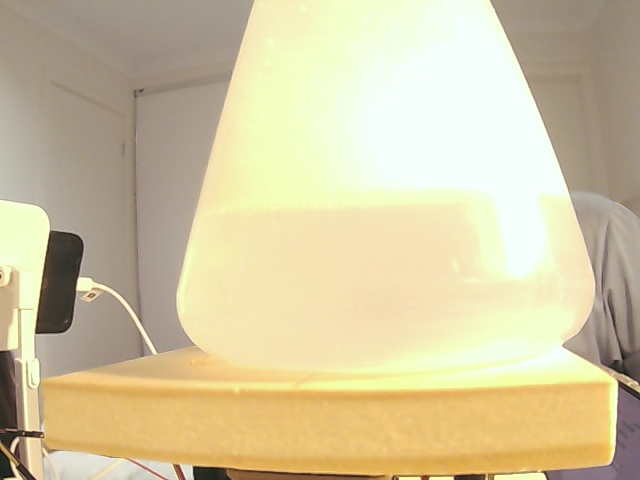
#> input picture User Interface/UI Appication using Tkinter/image1.jpg, 640 x 480 px
$ python -i Utils.py   (imports and definitions only)
#> lines starting #> are read from the running program, lines starting #| are printed output that depends on the picture; after the words box and inside, x2 and y2 are one past the last pixel; in counts of white or black regions, pixels touching at a corner belong together
#> further down, picture is the input picture: shape (480, 640, 3); mean B, G, R 161.3, 198.4, 210.6
import cv2
import numpy as np

def getContours(img,cThr=[100,100],showCanny=False,minArea=1000,filter=0,draw =False):

    #Modify image to make it grayscale and increase resolution to detect the contours better
#> called with showCanny = False, minArea = 1000, filter = 0, draw = False
    imgGray = cv2.cvtColor(img,cv2.COLOR_BGR2GRAY)
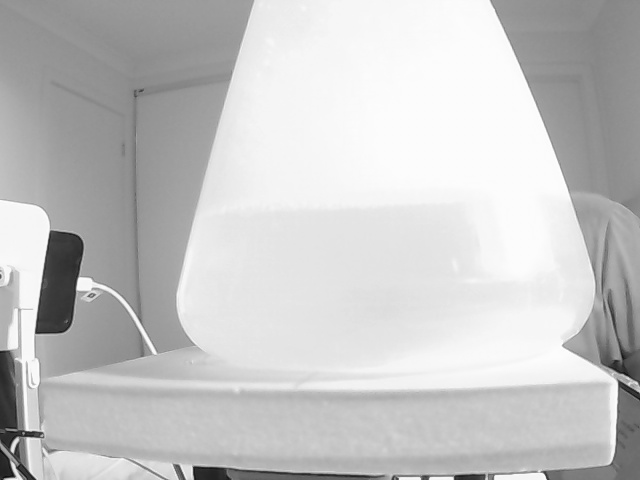
#> imgGray: shape (480, 640); min 11, max 254, mean 197.9
    imgBlur = cv2.GaussianBlur(imgGray,(5,5),1)
    imgCanny = cv2.Canny(imgBlur,cThr[0],cThr[1])
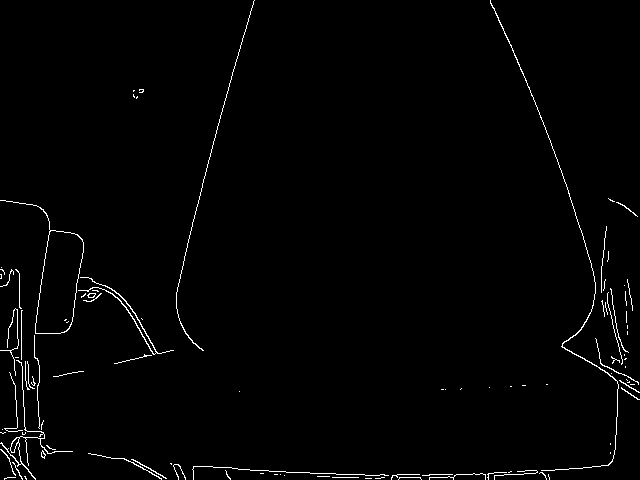
#> imgCanny: shape (480, 640); 1.4% white in thin lines or dots
    kernel = np.ones((5,5))
    imgDial = cv2.dilate(imgCanny,kernel,iterations=3)
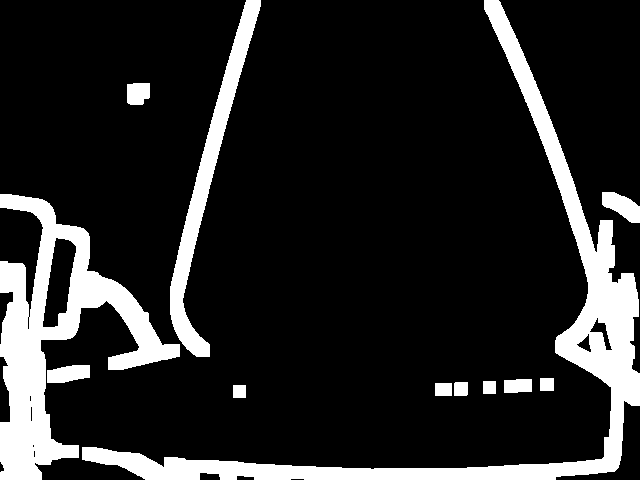
#> imgDial: shape (480, 640); 15.2% white; 12 white regions, largest, box (x1, y1, x2, y2) and area: (82, 0, 640, 480) 21110, (0, 194, 180, 480) 16658, (170, 0, 261, 357) 5918
    imgThre = cv2.erode(imgDial,kernel,iterations=2)
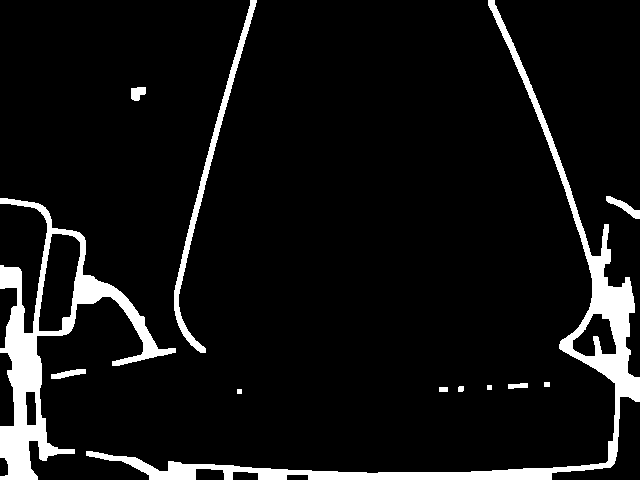
#> imgThre: shape (480, 640); 7.8% white; 12 white regions

    # Finding initial contour
    if showCanny:cv2.imshow('Canny',imgThre)
    contours,hiearchy = cv2.findContours(imgThre,cv2.RETR_EXTERNAL,cv2.CHAIN_APPROX_SIMPLE)
#> contours = 12 contours, 2 with area under 20; largest, box (x1, y1, x2, y2) and area: (0, 198, 176, 480) 11978, (86, 0, 640, 480) 11338, (174, 0, 257, 353) 1850, (606, 196, 640, 219) 225, (51, 369, 86, 379) 156; hiearchy = [[1, -1, -1, -1], [2, 0, -1, -1], [3, 1, -1, -1], [4, 2, -1, -1], [5, 3, -1, -1], [6, 4, -1, -1], [7, 5, -1, -1], [8, 6, -1, -1], [9, 7, -1, -1], [10, 8, -1, -1], [11, 9, -1, -1], [-1, 10, -1, -1]]
    finalCountours = []

    # Finding contour of reference plane and object
    for i in contours:
        area = cv2.contourArea(i)
        if area > minArea:
            peri = cv2.arcLength(i,True)
            approx = cv2.approxPolyDP(i,0.02*peri,True)
            bbox = cv2.boundingRect(approx)
            if filter > 0:
                if len(approx) == filter:
                    finalCountours.append([len(approx),area,approx,bbox,i])
            else:
                finalCountours.append([len(approx),area,approx,bbox,i])
#> this loop made 12 passes
#> (area, peri, approx, bbox) on pass 12: (1849.5, 803.1, [[256, 0], [174, 290], [200, 352], [178, 294]], (174, 0, 83, 353))
#> (area, peri, bbox) on passes 8, 11: (11977.5, 1428.3, (0, 198, 176, 282)), (11337.5, 2400.3, (86, 0, 544, 464))
#> after the loop, finalCountours = 3 items
    finalCountours = sorted(finalCountours,key = lambda x:x[1] ,reverse= True)

    #Drawing contour on image
    if draw:
        for con in finalCountours:
            cv2.drawContours(img,con[4],-1,(0,0,255),3)
    return img, finalCountours


# reorder function reorders the points in descending order
def reorder(myPoints):

    myPointsNew = np.zeros_like(myPoints)
    myPoints = myPoints.reshape((4,2))
    add = myPoints.sum(1)
    myPointsNew[0] = myPoints[np.argmin(add)]
    myPointsNew[3] = myPoints[np.argmax(add)]
    diff = np.diff(myPoints,axis=1)
    myPointsNew[1]= myPoints[np.argmin(diff)]
    myPointsNew[2] = myPoints[np.argmax(diff)]
    return myPointsNew


def warpImg (img,points,w,h,pad=20):

    points =reorder(points)
    pts1 = np.float32(points)
    pts2 = np.float32([[0,0],[w,0],[0,h],[w,h]])

    matrix = cv2.getPerspectiveTransform(pts1,pts2)
    imgWarp = cv2.warpPerspective(img,matrix,(w,h))

    # imgWarp is the image that is obtained when we remove edges and add padding. The padding does not affect the calculations
    imgWarp = imgWarp[pad:imgWarp.shape[0]-pad,pad:imgWarp.shape[1]-pad]
    return imgWarp

# findDis returns the distance in between pts1 and pts2 in mm
def findDis(pts1,pts2):
    return ((pts2[0]-pts1[0])**2 + (pts2[1]-pts1[1])**2)**0.5

>>> import cv2
>>> picture = cv2.imread('User Interface/UI Appication using Tkinter/image1.jpg')
>>> result = getContours(picture)

$ run again, on User Interface/UI Appication using Tkinter/image2.jpg
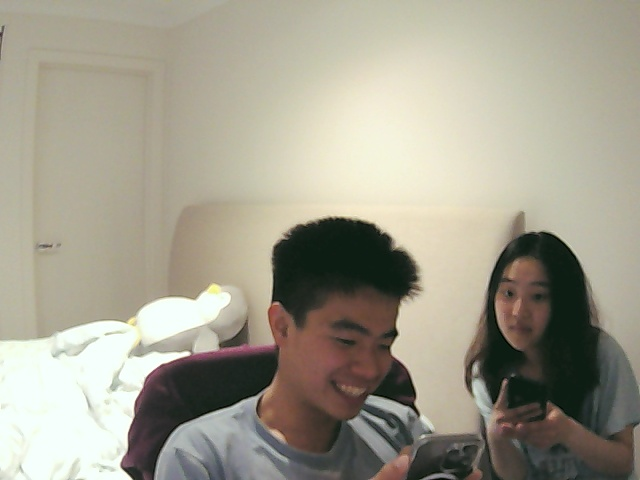
#> input picture User Interface/UI Appication using Tkinter/image2.jpg, 640 x 480 px
#> picture is the input picture: shape (480, 640, 3); mean B, G, R 141.8, 157.3, 161.4
#> in getContours, `imgCanny = cv2.Canny(imgBlur,cThr[0],cThr[1])`:
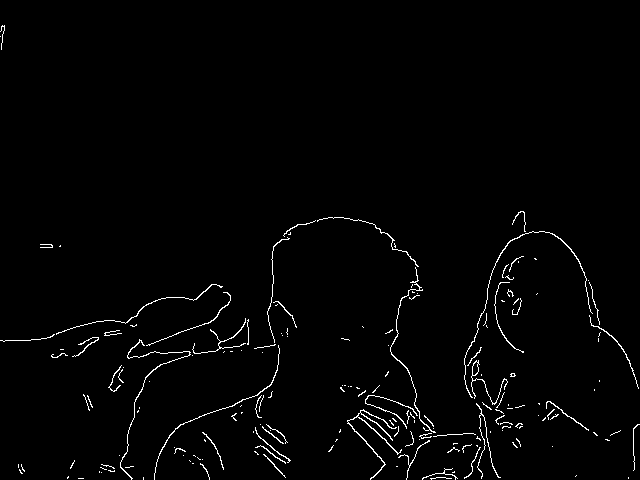
#> imgCanny: shape (480, 640); 1.7% white in thin lines or dots
#> imgDial: shape (480, 640); 20.6% white; 13 white regions, largest, box (x1, y1, x2, y2) and area: (0, 205, 640, 480) 56636, (532, 395, 640, 480) 3008, (77, 388, 99, 417) 535
#> in getContours, `imgThre = cv2.erode(imgDial,kernel,iterations=2)`:
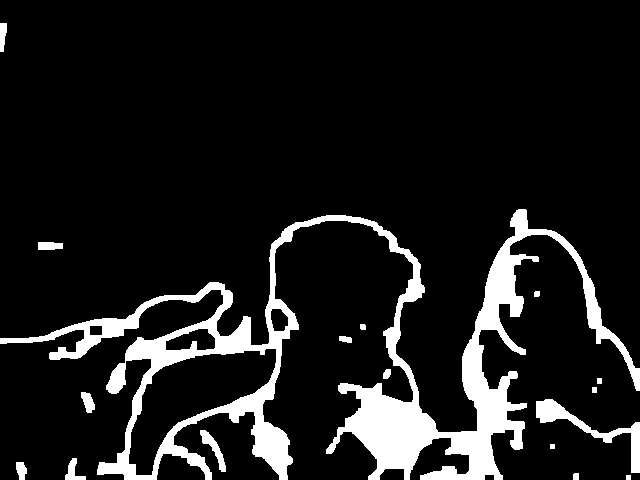
#> imgThre: shape (480, 640); 11% white; 17 white regions
#> contours = 17 contours, 2 with area under 20; largest, box (x1, y1, x2, y2) and area: (0, 209, 640, 480) 37706, (536, 399, 640, 473) 1322, (200, 430, 226, 472) 296, (65, 458, 86, 480) 172, (81, 392, 95, 413) 164; hiearchy = 17 rows, first 6: [1, -1, -1, -1], [2, 0, -1, -1], [3, 1, -1, -1], [4, 2, -1, -1], [5, 3, -1, -1], [6, 4, -1, -1]
#> the loop in getContours, `for i in contours:` made 17 passes
#> (area, peri, bbox) on passes 7, 16: (1322.5, 358.1, (536, 399, 104, 74)), (37706, 4953.5, (0, 209, 640, 271))
#> after the loop in getContours, `for i in contours:`: finalCountours = 2 items

$ run again, on User Interface/UI Appication using Tkinter/image3.jpg
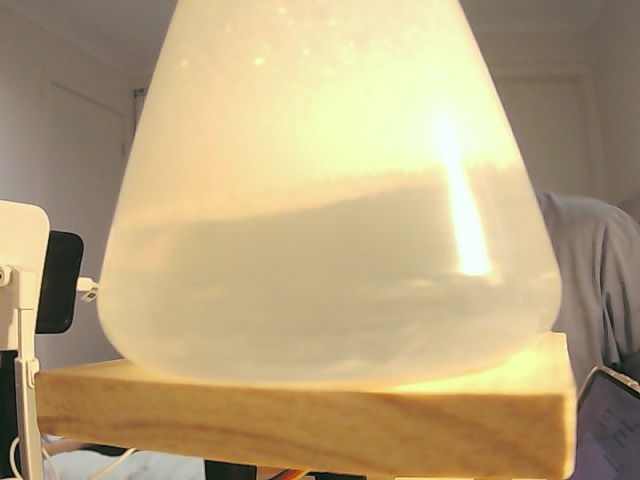
#> input picture User Interface/UI Appication using Tkinter/image3.jpg, 640 x 480 px
#> picture is the input picture: shape (480, 640, 3); mean B, G, R 126.2, 164.2, 183.9
#> in getContours, `imgCanny = cv2.Canny(imgBlur,cThr[0],cThr[1])`:
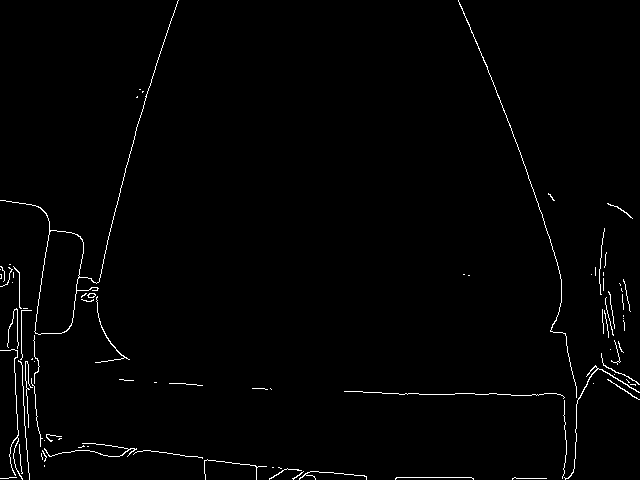
#> imgCanny: shape (480, 640); 1.3% white in thin lines or dots
#> imgDial: shape (480, 640); 15.4% white; 9 white regions, largest, box (x1, y1, x2, y2) and area: (0, 0, 373, 480) 25072, (338, 0, 640, 480) 18414, (148, 376, 209, 392) 817
#> in getContours, `imgThre = cv2.erode(imgDial,kernel,iterations=2)`:
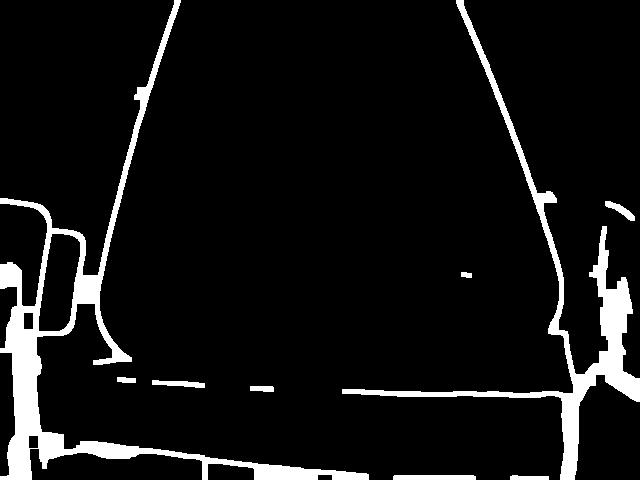
#> imgThre: shape (480, 640); 7.9% white; 9 white regions
#> contours = 9 contours; largest, box (x1, y1, x2, y2) and area: (0, 0, 369, 480) 15433, (342, 0, 640, 480) 8290, (393, 475, 476, 480) 326, (152, 380, 205, 388) 208, (605, 201, 635, 221) 189; hiearchy = [[1, -1, -1, -1], [2, 0, -1, -1], [3, 1, -1, -1], [4, 2, -1, -1], [5, 3, -1, -1], [6, 4, -1, -1], [7, 5, -1, -1], [8, 6, -1, -1], [-1, 7, -1, -1]]
#> the loop in getContours, `for i in contours:` made 9 passes
#> (area, peri, bbox) on passes 8 to 9: (8290.5, 2118.7, (342, 0, 298, 480)), (15433, 2565.5, (0, 0, 369, 480))
#> after the loop in getContours, `for i in contours:`: finalCountours = 2 items

$ run again, on User Interface/UI Appication using Tkinter/image4.jpg
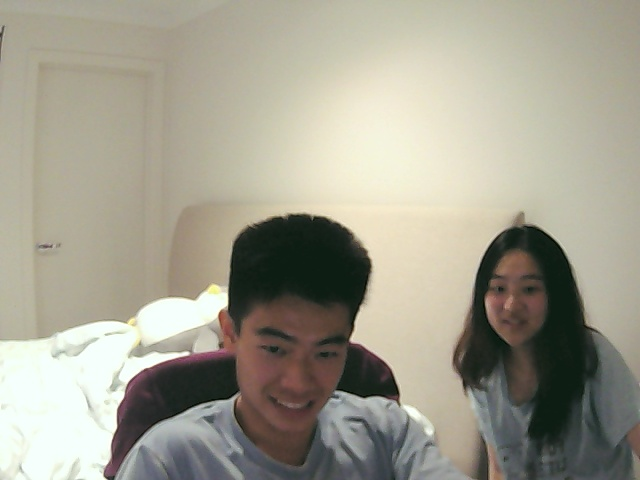
#> input picture User Interface/UI Appication using Tkinter/image4.jpg, 640 x 480 px
#> picture is the input picture: shape (480, 640, 3); mean B, G, R 143.1, 158, 161.2
#> in getContours, `imgCanny = cv2.Canny(imgBlur,cThr[0],cThr[1])`:
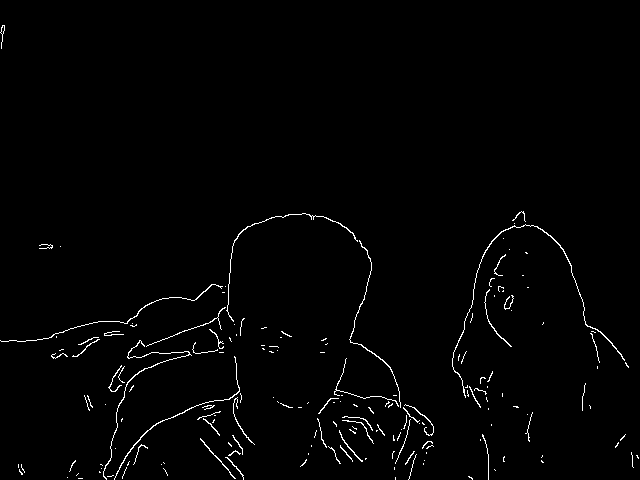
#> imgCanny: shape (480, 640); 1.4% white in thin lines or dots
#> imgDial: shape (480, 640); 19.2% white; 18 white regions, largest, box (x1, y1, x2, y2) and area: (0, 207, 440, 480) 38049, (446, 205, 635, 448) 12916, (474, 418, 511, 480) 1273
#> in getContours, `imgThre = cv2.erode(imgDial,kernel,iterations=2)`:
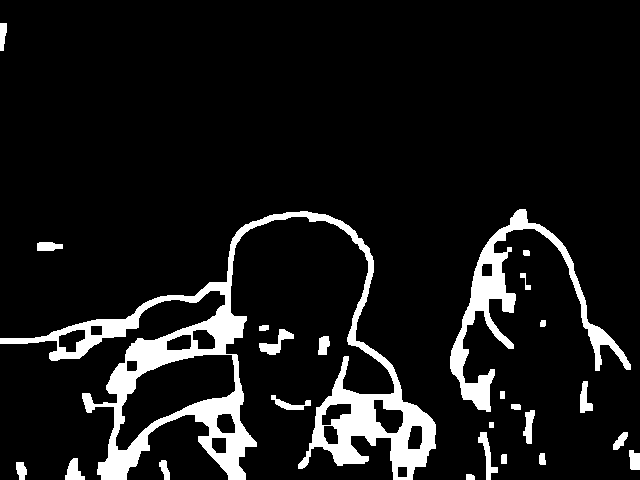
#> imgThre: shape (480, 640); 9.6% white; 25 white regions
#> contours = 25 contours; largest, box (x1, y1, x2, y2) and area: (0, 211, 436, 480) 27628, (450, 209, 631, 412) 5444, (259, 329, 294, 355) 296, (478, 432, 498, 480) 272, (65, 458, 85, 480) 228; hiearchy = 25 rows, first 6: [1, -1, -1, -1], [2, 0, -1, -1], [3, 1, -1, -1], [4, 2, -1, -1], [5, 3, -1, -1], [6, 4, -1, -1]
#> the loop in getContours, `for i in contours:` made 25 passes
#> (area, peri, bbox) on passes 23 to 24: (27627.5, 2873.6, (0, 220, 413, 260)), (5444.5, 1234.7, (451, 209, 180, 203))
#> after the loop in getContours, `for i in contours:`: finalCountours = 2 items
